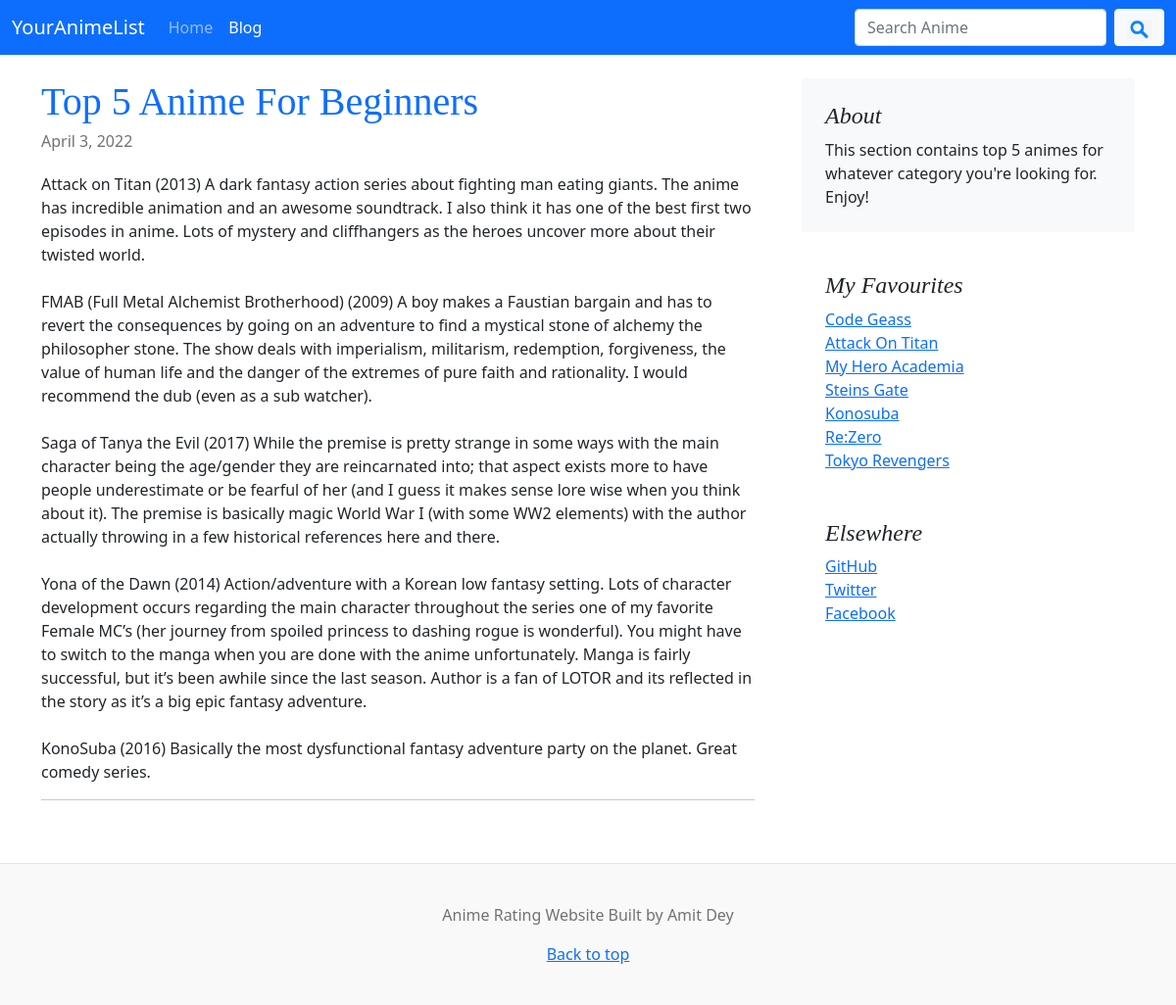
Page /blog/1/ on the committed database.
### blog/models.py (models this page shows, shortened)
class Blog(models.Model):
    image = models.ImageField(upload_to='blog/images/', blank=True)
    title = models.CharField(max_length=75)
    desc = models.TextField(max_length=10000)
    date = models.DateField(auto_now=True, blank=True)

### blog/views.py (the view)
# urls.py: path('<int:blog_id>/', views.fullblog, name='fullblog'),
def fullblog(request, blog_id):
    blog = get_object_or_404(Blog, pk=blog_id)
    return render(request, 'blog/fullblog.html', {'blog':blog})

### blog/templates/blog/fullblog.html (shortened to what this page needs)
<!doctype html>
<html lang="en">
  <head>
    {% load static %}
<link href="https://cdn.jsdelivr.net/npm/bootstrap@5.1.3/dist/css/bootstrap.min.css" rel="stylesheet">
    <link href="{% static 'blog/blog.css' %}" rel="stylesheet">
  </head>
  <body>
 <nav class="navbar navbar-expand-lg navbar-dark bg-primary">
  <div class="container-fluid">
    <a class="navbar-brand" href="#">YourAnimeList</a>
    <div class="collapse navbar-collapse" id="navbarSupportedContent">
      <ul class="navbar-nav me-auto mb-2 mb-lg-0">
        <li class="nav-item">
          <a class="nav-link" aria-current="page" href="{% url 'home' %}">Home</a>
        </li>
        <li class="nav-item">
          <a class="nav-link active" href="{% url 'blog:blogs' %}">Blog</a>
        </li>
      </ul>
      <form class="d-flex" method=POST action="{% url 'search' %}">
        <input class="form-control me-2" type="search" placeholder="Search Anime" aria-label="Search" name="searched">
        <button class="btn btn-light" type="submit"><img src="{% static 'reviews/search.png' %}" width="25" height="20"></button>
      </form>
    </div>
  </div>
</nav>
<main class="container">
  <br>
  <div class="row g-5">
    <div class="col-md-8">
      <article class="blog-post">
        <a href={% url 'blog:fullblog' blog.id %} style="text-decoration: none;"><h2 class="blog-post-title">{{ blog.title }}</h2></a>
        <p class="blog-post-meta">{{ blog.date }}</p>
        <p>{{ blog.desc|safe }}</p>
        <hr>
       </article>
    </div>
    <div class="col-md-4">
      <div class="position-sticky" style="top: 2rem;">
        <div class="p-4 mb-3 bg-light rounded">
          <h4 class="fst-italic">About</h4>
          <p class="mb-0">This section contains top 5 animes for whatever category you're looking for. Enjoy!</p>
        </div>
        <div class="p-4">
          <h4 class="fst-italic">My Favourites</h4>
          <ol class="list-unstyled mb-0">
            <li><a href="{% url 'rate' 1 %}">Code Geass</a></li>
            <li><a href="{% url 'rate' 2 %}">Attack On Titan</a></li>
            <li><a href="{% url 'rate' 5 %}">My Hero Academia</a></li>
            <li><a href="{% url 'rate' 10 %}">Steins Gate</a></li>
            <li><a href="{% url 'rate' 4 %}">Konosuba</a></li>
            <li><a href="{% url 'rate' 11 %}">Re:Zero</a></li>
            <li><a href="{% url 'rate' 3 %}">Tokyo Revengers</a></li>
          </ol>
        </div>
        <div class="p-4">
          <h4 class="fst-italic">Elsewhere</h4>
          <ol class="list-unstyled">
            <li><a href="#">GitHub</a></li>
            <li><a href="#">Twitter</a></li>
            <li><a href="#">Facebook</a></li>
          </ol>
        </div>
      </div>
    </div>
  </div>
</main>
<footer class="blog-footer">
  <p>Anime Rating Website Built by Amit Dey </p>
  <p>
    <a href="#">Back to top</a>
  </p>
</footer>
  </body>
</html>

### blog/static/blog/blog.css (style rules this page uses)
h1, h2, h3, h4, h5, h6 { font-family: "Playfair Display", Georgia, "Times New Roman", serif; }
.blog-post { margin-bottom: 4rem; }
.blog-post-title { margin-bottom: .25rem; font-size: 2.5rem; }
.blog-post-meta { margin-bottom: 1.25rem; color: #727272; }
.blog-footer { padding: 2.5rem 0; color: #727272; text-align: center; background-color: #f9f9f9; border-top: .05rem solid #e5e5e5; }
.blog-footer p:last-child { margin-bottom: 0; }

### rows in the picture
Blog: title "Top 5 Anime For Beginners", date "April 3, 2022", desc "Attack on Titan (2013) A dark fantasy action series about fighting man eating giants. The anime has incredible animation and an awesome soundtrack. I also think it has one of the best first two episodes in anime. Lots of mystery and cliffhangers as the heroes uncover more about their twisted world. FMAB (Full Metal Alchemist Brotherhood) (2009) A boy makes a Faustian bargain and has to revert the consequences by going on an adventure to find a mystical stone of alchemy the philosopher stone. The show deals with imperialism, militarism, redemption, forgiveness, the value of human life and the danger of the extremes of pure faith and rationality. I would recommend the dub (even as a sub…"
